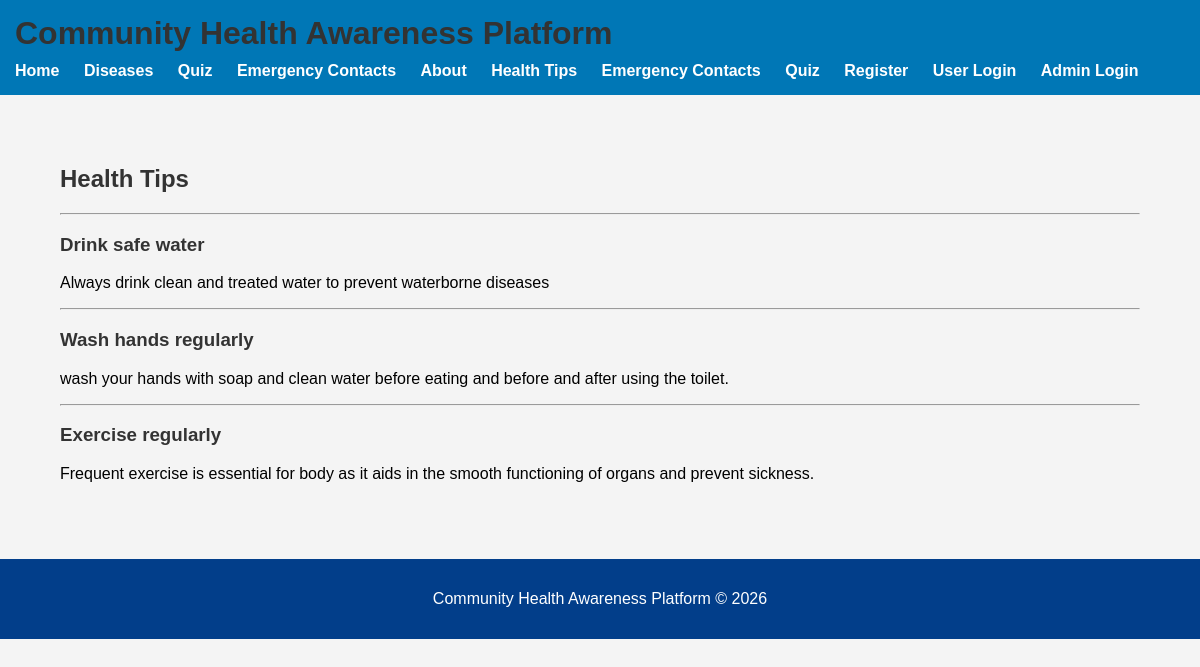
The app's page /health_tips.php with its own data.
### tables this page shows
CREATE TABLE `health_tips` (
  `id` int(11) NOT NULL,
  `title` varchar(150) NOT NULL,
  `content` text NOT NULL
);

### health_tips.php (the view)
<?php
include 'includes/header.php';
include 'includes/db.php';
$result = $conn->query("SELECT * FROM health_tips");
echo "<h2>Health Tips</h2>";
while($row = $result->fetch_assoc()){
    echo "<hr>";
    echo "<h3>".$row['title']."</h3>";
    echo "<p>".$row['content']."</p>";
}
include 'includes/footer.php';
?>

### css/style.css (style rules this page uses)
body { font-family: Arial, sans-serif; margin: 0; padding: 0; background-color: #f4f6f9; }
h1,h2,h3 { color: #333; }

### includes/header.php (style rules this page uses)
body { margin:0; font-family: Arial, sans-serif; background:#f4f4f4; }

### records on screen
health_tips: title "Drink safe water", content "Always drink clean and treated water to prevent waterborne diseases"
health_tips: title "Wash hands regularly", content "wash your hands with soap and clean water before eating and before and after using the toilet."
health_tips: title "Exercise regularly", content "Frequent exercise is essential for body as it aids in the smooth functioning of organs and prevent sickness."
